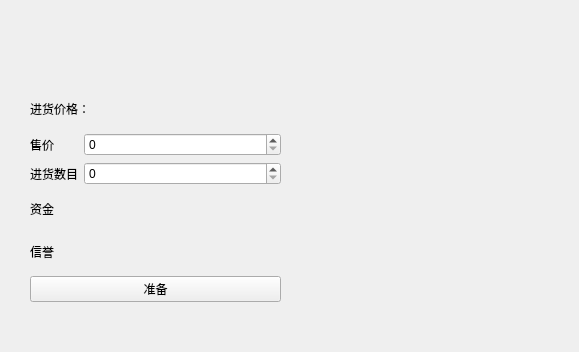
<?xml version="1.0" encoding="UTF-8"?>
<ui version="4.0">
 <class>playerpanel</class>
 <widget class="QWidget" name="playerpanel">
  <property name="geometry">
   <rect>
    <x>0</x>
    <y>0</y>
    <width>579</width>
    <height>352</height>
   </rect>
  </property>
  <property name="windowTitle">
   <string>Form</string>
  </property>
  <widget class="QWidget" name="verticalLayoutWidget">
   <property name="geometry">
    <rect>
     <x>30</x>
     <y>90</y>
     <width>251</width>
     <height>212</height>
    </rect>
   </property>
   <layout class="QVBoxLayout" name="verticalLayout">
    <item>
     <widget class="QLabel" name="label_3">
      <property name="text">
       <string>进货价格：</string>
      </property>
     </widget>
    </item>
    <item>
     <layout class="QHBoxLayout" name="horizontalLayout">
      <item>
       <layout class="QFormLayout" name="formLayout">
        <item row="0" column="0">
         <widget class="QLabel" name="label">
          <property name="text">
           <string>售价</string>
          </property>
         </widget>
        </item>
        <item row="0" column="1">
         <widget class="QSpinBox" name="priceSpin"/>
        </item>
        <item row="1" column="0">
         <widget class="QLabel" name="label_2">
          <property name="text">
           <string>进货数目</string>
          </property>
         </widget>
        </item>
        <item row="1" column="1">
         <widget class="QSpinBox" name="qtySpin"/>
        </item>
       </layout>
      </item>
     </layout>
    </item>
    <item>
     <widget class="QLabel" name="moneyLabel">
      <property name="text">
       <string>资金</string>
      </property>
     </widget>
    </item>
    <item>
     <widget class="QLabel" name="repLabel">
      <property name="text">
       <string>信誉</string>
      </property>
     </widget>
    </item>
    <item>
     <widget class="QPushButton" name="readyBtn">
      <property name="text">
       <string>准备</string>
      </property>
     </widget>
    </item>
   </layout>
  </widget>
 </widget>
 <resources/>
 <connections/>
</ui>
